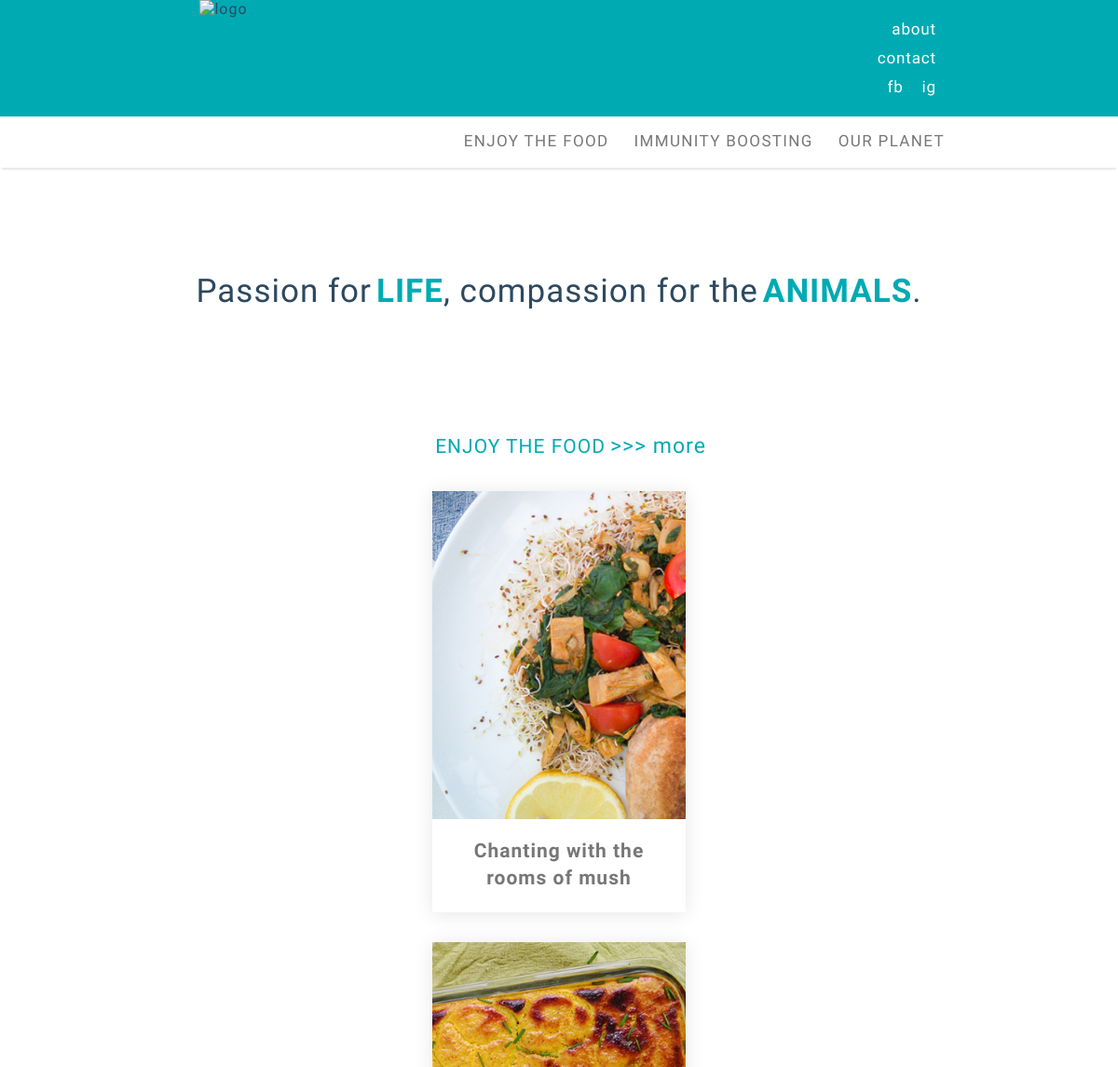
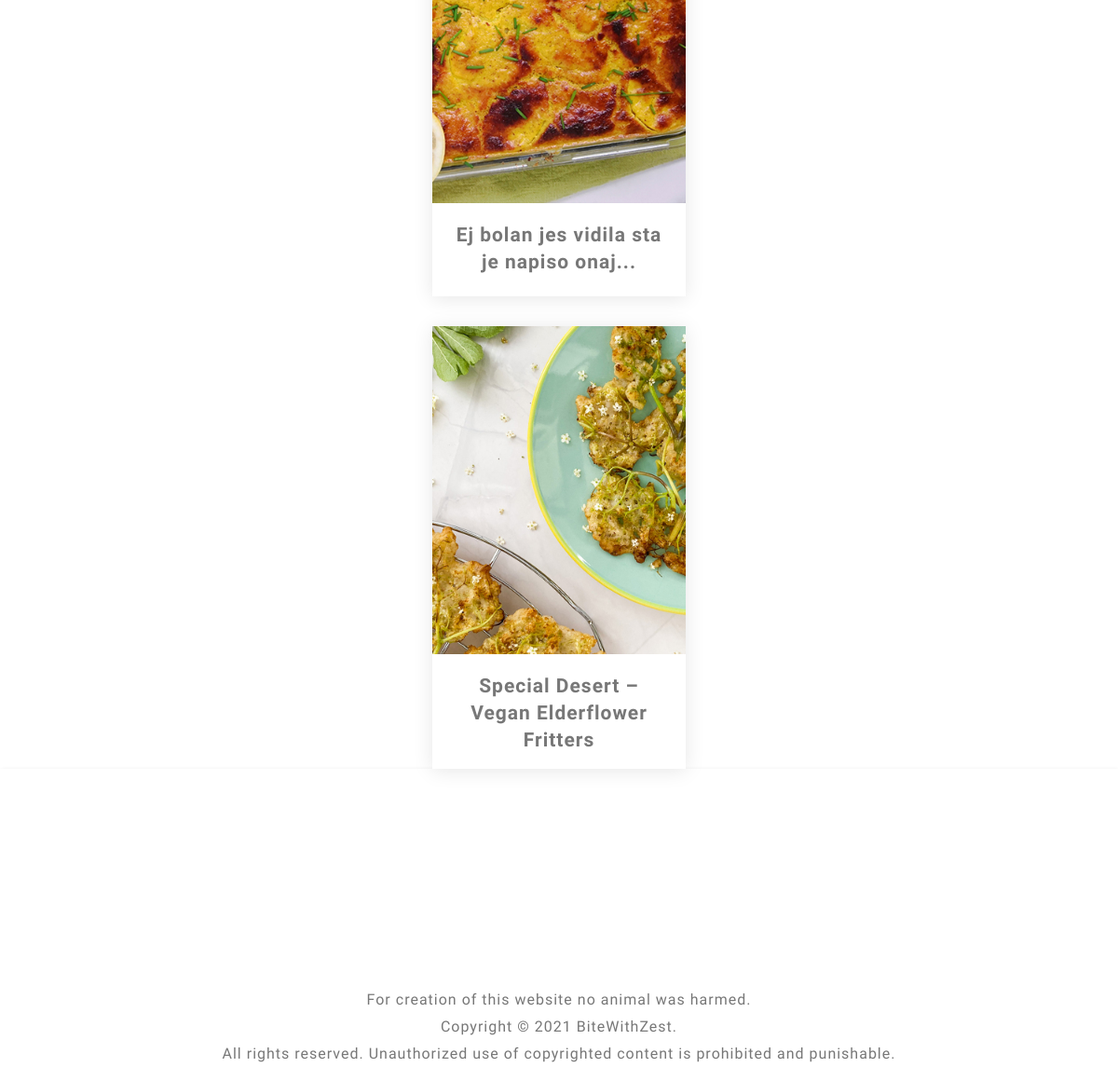
The page / on the database its author committed (2 pictures, top to bottom).
### blog/models.py (models this page shows, shortened)
class Category(models.Model):
    description = models.CharField(max_length=200, unique=True)
    status = models.IntegerField(choices=STATUS, default=0)
    slug = models.SlugField(max_length=200,unique=True, default='')
    class Meta:
        verbose_name_plural = 'Categories'

class Post(models.Model):
    titleplus = models.CharField(max_length=200, default='')
    author = models.ForeignKey(User, on_delete= models.CASCADE,related_name='blog_posts')
    updated_on = models.DateTimeField(auto_now= True)
    created_on = models.DateTimeField(auto_now_add=True)
    custom_date = models.DateTimeField(null= True,blank=True)
    category = models.CharField(max_length=200, choices=category_list, default='')
    subcategory = models.CharField(max_length=200, choices=subcategory_list, default='uncategorized')
    status = models.IntegerField(choices=STATUS, default=0)
    thumbnail = models.FileField(upload_to=path_and_rename,blank=True)
    thumbnail_desc = models.CharField(max_length=200,default='',blank=True)
    opener_pic= models.FileField(upload_to=path_and_rename_opener,blank=True)
    intro = RichTextUploadingField()
    title = models.CharField(max_length=200, unique=True)
    slug = models.SlugField(max_length=200, unique=True)
    maintext = RichTextUploadingField(default='')
    intro1 = RichTextUploadingField(default='',blank=True)
    intro_pic= models.FileField(upload_to=path_and_rename_intro,blank=True)
    intro_pic_desc = models.CharField(max_length=200,default='',blank=True)
    legend = RichTextField(default='',blank=True)
    add_pic = models.FileField(upload_to=path_and_rename_add,blank=True)
    add_pic_desc = models.CharField(max_length=200,default='',blank=True)
    ingredients = RichTextField(blank=True)
    preparationtext = RichTextUploadingField(default='',blank=True)
    main_pic = models.FileField(upload_to=path_and_rename_main,blank=True)
    main_pic_desc = models.CharField(max_length=200,default='',blank=True)
    tip = RichTextField(default='',blank=True)
    relates_to = models.ForeignKey('self', on_delete=models.CASCADE, default=1)
    relates_to_desc = models.CharField(max_length=300,default='',blank=True)
    outro = RichTextUploadingField(default='',blank=True)
    class Meta:
        ordering = ['-created_on']
        verbose_name_plural = 'Posts'

### blog/views.py (the view)
# urls.py: path('', views.PostList.as_view(), name='home'),
class PostList(generic.ListView):
    model = Post
    template_name = 'index.html'
    def get_context_data(self, **kwargs):
        context = super(PostList, self).get_context_data(**kwargs)
        shared_context(context)
        return context

### blog/views.py (called while the page is built)
def shared_context(context):
    cat_queryset = Category.objects.all()
    context['cat_list'] = cat_queryset.filter(status=1).order_by('-id')
    context['cat_list_asc'] = cat_queryset.filter(status=1).order_by('id')
    subcat_queryset = SubCategory.objects.all()
    context['subcat_list'] = subcat_queryset.filter(status=1).order_by('-id')
    context['subcat_list_asc'] = subcat_queryset.filter(status=1).order_by('id')
    post_queryset = Post.objects.all()
    context['post_cat_list'] = post_queryset.filter(status=1).order_by('-id')
    context['post_subcat_list'] = post_queryset.filter(status=1).order_by('id')
    context['related_posts'] = post_queryset
    context['post_cat1_list'] = post_queryset.filter(category='Enjoy The Food').filter(status=1).order_by('id')
    context['post_cat1'] = Category.objects.get(id=1)

### blog/templates/index.html (shortened to what this page needs)
{% extends "base.html" %}
{% load static %}
{% block post_showcase %}
<div class="gallery">
    <div class="cat-header">
      <div class="post-cat-title">{{post_cat1.description|upper}} </div>
      <div class="post-cat-more"><a href="{% url 'category_view' post_cat1.slug  %}"> >>> more</a></div>
    </div>
    {% for post in post_cat1_list|slice:":3" %}
    <a href="{% url 'post_detail' post.slug  %}">
    <div class="card">
      <div class="card-img">
        <img src="./media/post{{post.id}}/thumbs/post_thumb{{post.id}}.jpg" alt="" />
      </div>
      <div class="card-title">
        <h4>{{ post.titleplus }}</h4>
      </div>
    </div>
  </a>
  {% endfor %}
</div>
{% endblock  %}

### blog/templates/base.html (shortened to what this page needs)
{% load static %}
<!DOCTYPE html>
<html lang="en">
	<head>
		<link rel="stylesheet" href="/static/css/style.css" />
		<link rel="stylesheet" href="/static/css/responsive.css" />
	</head>
<body onresize="resizeWindow()">
<div class="header-wrapper">
	<div class="header">
		<div class="logo">
			<a href="/"><img src="{% static 'img/BwZ_logo_W.png' %}" alt="logo"></a>
		</div>
		<div class="header-nav">
			<ul>
				<li><a href="/">about</a></li>
				<li><a href="javascript:void(0)">contact</a></li>
				<li><a href="javascript:void(0)">fb</a>  <a href="javascript:void(0)">ig</a></li>
			</ul>
		</div>
	</div>
</div>
<div class="topnav-wrapper" id="myTopnavWrapper">
	<div class="topnav" id="myTopnav">
	<div class="desc">
	  {% for category in cat_list %}
	  <div class="dropdown">
		<button class="dropbtn"><a href="{% url 'category_view' category.slug  %}" class="">{{category.description}}</a></button>
	  </div>
	  {% endfor %}
	</div>
  </div>
</div>
	<div class="content" id="content">
		{% if request.resolver_match.url_name  == 'home' %}
	   	 	{% block moto %}
			<div class="moto">Passion for <strong> LIFE</strong>, compassion for the <strong>ANIMALS</strong>.</div>
			{% endblock moto %}
		{% endif %}
		{% block post_showcase %}{% endblock post_showcase %}
	</div>
	{% block footer_showcase %}{% include 'footer.html' %} {% endblock %}
</body>
</html>

### static/css/style.css (style rules this page uses)
:root { --yellow: #ffc600; --black: rgb(45, 73, 95); --grey: #777777; --main: rgb(0, 170, 179); --main_transparent: rgba(0, 170, 179, 0.4); }
*, *:before, *:after { box-sizing: border-box; }
body { font-family: Raleway, sans-serif; letter-spacing: 1px; margin: 0; font-weight: 300; }
button { font-family: Raleway, sans-serif; }
h1,h2,h3,h4,h5,h6 { margin: 0,0,5px,0; }
.content { display: grid; }
.moto { display: flex; align-items: center; justify-content: center; padding: 7rem; font-size: 35px; font-weight: 400; color: var(--black); }
.moto>strong { color: var(--main); margin-left: 5px; }
.gallery { display: grid; grid-template-areas: "cat-header cat-header cat-header" "card card card"; width: 70%; margin: auto; }
.card { grid-area: card; background-color: #fff; box-shadow: 0 2px 20px rgba(0, 0, 0, 0.1); overflow: hidden; width: 21rem; margin: auto; }
.card-img img { width: 100%; height: 27rem; object-fit: cover; }
.card-title { margin: 0; min-height: 5rem; }
.card-title>h4 { color: var(--grey); margin: 1rem; line-height: 29px; letter-spacing: 1px; font-size: 21px; }
.cat-header { grid-area: cat-header; max-height:5rem; padding-left: 25px; width:100%; }
.post-cat-title { display:inline-block !important; width: auto; color: var(--main); font-weight: 500; font-size: 21px; }
.post-cat-more { width: auto; display:inline-block; position: relative; color: var(--main); margin-bottom: 3px; }
.post-cat-more>a { width: auto; display:inline-block; position: relative; color: var(--main); font-size: 23px; font-weight: 400; }
@media (max-width: 1440px) { .gallery { display: flex; flex-direction: column; flex-wrap: wrap; width: 90%; margin: auto; align-items: center; padding-top: 20px; padding-bottom: 0; text-align: center; justify-items: center; grid-gap: 2rem; } }
@media (max-width: 1440px) { .card { box-shadow: 0 2px 20px rgba(0, 0, 0, 0.1); overflow: hidden; width: 17rem; margin: auto; } }
@media (max-width: 1440px) { .card-img img { width: 17rem; height: 22rem; object-fit: cover; } }
@media (max-width: 1440px) { .post-cat-title { display:inline-block !important; width: auto; color: var(--main); font-weight: 500; font-size: 21px; } }
@media (max-width: 1440px) { .post-cat-more { width: auto; display:inline-block; position: relative; color: var(--main); margin-bottom: 3px; } }
@media (max-width: 1440px) { .post-cat-more>a { width: auto; display:inline-block; position: relative; color: var(--main); font-size: 23px; font-weight: 400; text-decoration: none; } }

### static/css/responsive.css (style rules this page uses)
img { max-width: 100%; }
.topnav-wrapper { box-shadow: 0 4px 2px -2px rgba(0,0,0,.1); z-index: 1; max-width: 100%; background-color: #fff; }
.topnav { overflow: hidden; background-color: #fff; margin: auto ; width: 70%; z-index: 2; }
.topnav a { float: right; display: block; color: var(--grey); text-decoration: none; font-size: 17px; text-transform: uppercase; text-align: center; letter-spacing: 0.08em; }
.logo { max-width: 120px; }
.dropdown { float: right; overflow: hidden; }
.header-wrapper { background-color: var(--main); max-width: 100%; }
.header { background-color: var(--main); text-align: center; margin: auto; width: 70%; display: grid; grid-template-columns: auto auto; }
.header-nav { display: block; color: white; text-align: right; }
.header-nav a { color: white; font-size: 17px; letter-spacing: .05em; padding-right: 15px; }
.header-nav>ul { list-style-type: none; line-height: 30px; }
.dropdown .dropbtn { font-size: 17px; border: none; color: var(--grey); background-color: inherit; line-height: 20px; text-transform: uppercase; letter-spacing: 0.08em; text-align: center; }
@media (min-width: 960px) { .dropdown .dropbtn { font-size: 17px; border: none; color: var(--grey); padding-left: 21px; background-color: inherit; line-height: 50px; text-transform: uppercase; letter-spacing: 0.08em; text-align: center; } }
@media (min-width: 960px) { a { text-decoration: none; color: var(--black); } }

### rows shown on the page
Category: description "OUR PLANET"
Category: description "IMMUNITY BOOSTING"
Category: description "ENJOY THE FOOD"
Post: shows a picture, titleplus "Chanting with the rooms of mush"
Post: shows a picture, titleplus "Ej bolan jes vidila sta je napiso onaj..."
Post: shows a picture, titleplus "Special Desert – Vegan Elderflower Fritters"
